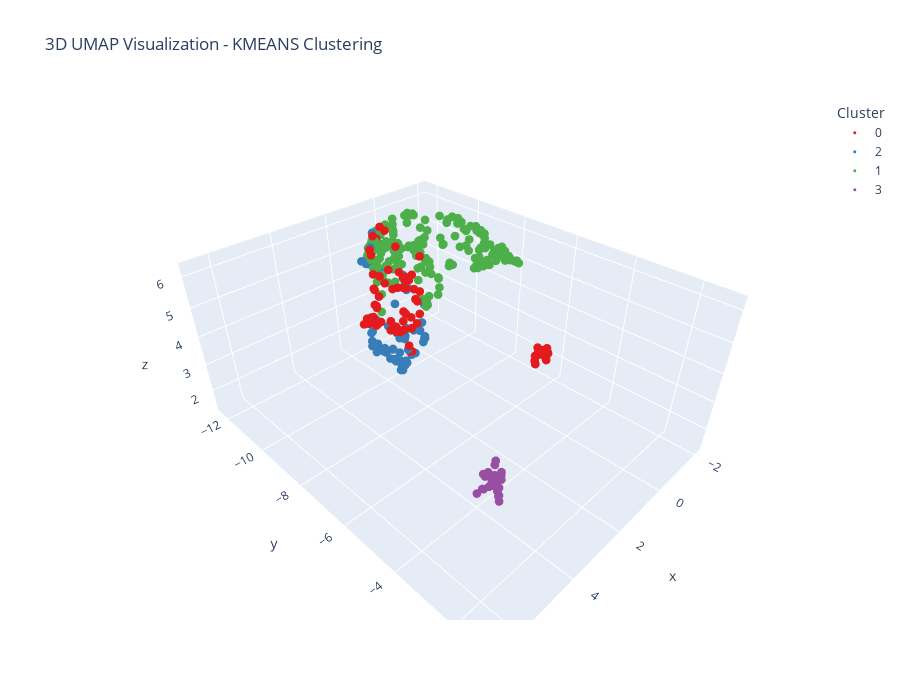

The code cell stored with this chart in its notebook:
### Code cell
# Visualize clustering results in 3D
best_clustering = 'kmeans'  # Use K-means as default
labels = clustering_results[best_clustering]

# Add cluster labels to dataframe
df_features_clean['cluster'] = labels

# 3D scatter plot with UMAP
fig = px.scatter_3d(
    x=X_umap[:, 0],
    y=X_umap[:, 1],
    z=X_umap[:, 2],
    color=labels.astype(str),
    title=f'3D UMAP Visualization - {best_clustering.upper()} Clustering',
    labels={'color': 'Cluster'},
    color_discrete_sequence=px.colors.qualitative.Set1
)

fig.update_traces(marker=dict(size=3))
fig.update_layout(width=900, height=700)
fig.show()
